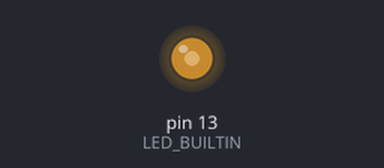
A sketch run on a simulated Arduino Uno, built with avr-gcc and run on an emulated ATmega328P. On the bench: output pins drawn as LEDs (lit = HIGH).

Above: at 0.1 s.
Timing chart, 0 to 1.6 s (numbered marks = the images above):
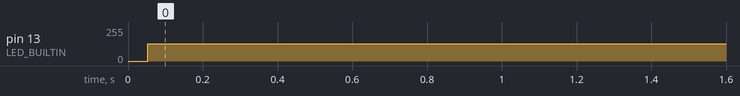

Measured:
- by itself, pin 13 (LED_BUILTIN): 0/255 → 128/255 at 0.05 s

The sketch:

gen1.ino
```cpp
int a[20];
int b[10];

void setup() {
  // put your setup code here, to run once:
pinMode(LED_BUILTIN, OUTPUT);
}

void loop() {
  // put your main code here, to run repeatedly:
  digitalWrite(LED_BUILTIN, HIGH);   // turn the LED on (HIGH is the voltage level)
  delayMicroseconds(3333);
  //delay(5);   // wait for a second
  digitalWrite(LED_BUILTIN, LOW);    // turn the LED off by making the voltage LOW
  delayMicroseconds(3333);
  //delay(5);   // wait for a second
}
```
